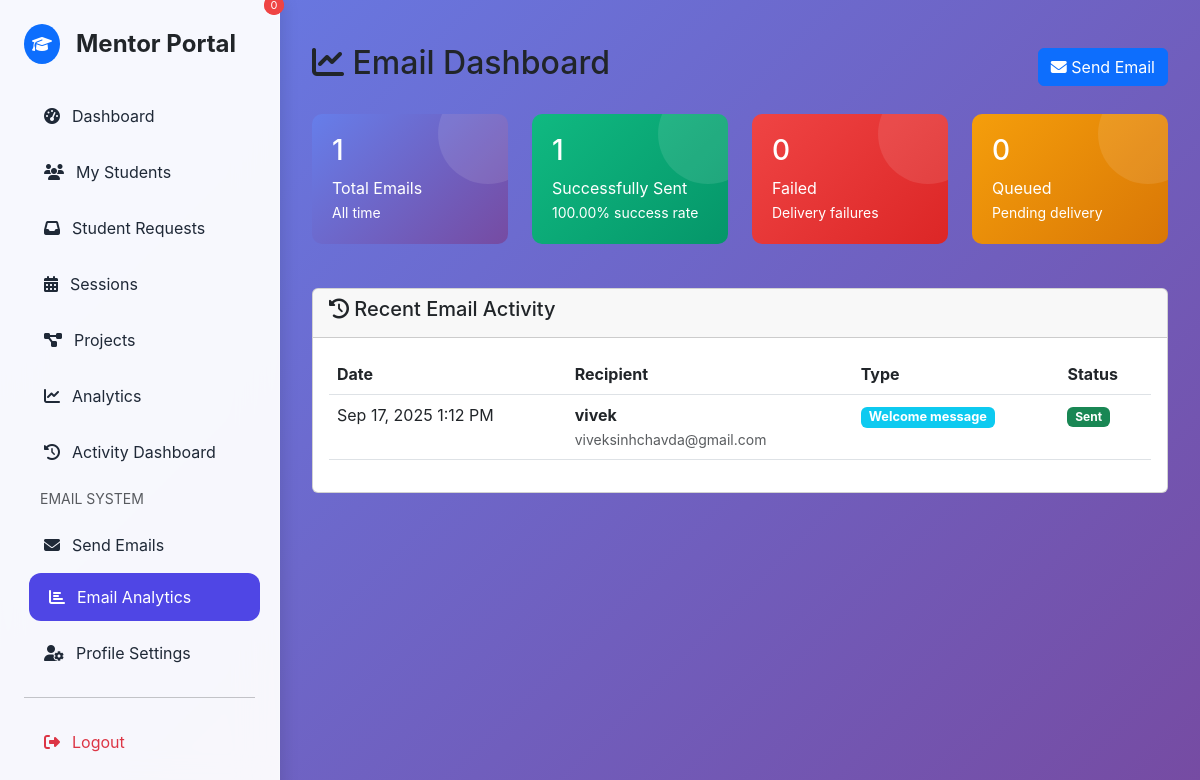
Page /mentor/email_dashboard.php (signed in) on the committed database.
### tables this page shows
CREATE TABLE `mentor_email_logs` (
                                     `id` int(11) NOT NULL,
                                     `mentor_id` int(11) NOT NULL,
                                     `recipient_id` int(11) NOT NULL,
                                     `email_type` enum('welcome_message','session_invitation','session_reminder','project_feedback','progress_update') NOT NULL,
                                     `status` enum('sent','failed') NOT NULL,
                                     `error_message` text DEFAULT NULL,
                                     `sent_at` timestamp NOT NULL DEFAULT current_timestamp()
);

CREATE TABLE `register` (
                            `id` int(11) NOT NULL,
                            `name` varchar(100) NOT NULL,
                            `email` varchar(100) NOT NULL,
                            `enrollment_number` varchar(50) NOT NULL,
                            `gr_number` varchar(50) NOT NULL,
                            `password` varchar(255) NOT NULL,
                            `about` varchar(500) NOT NULL,
                            `phone_no` varchar(20) DEFAULT NULL,
                            `department` varchar(100) DEFAULT NULL,
                            `passout_year` year(4) NOT NULL,
                            `user_image` text NOT NULL DEFAULT '',
                            `google_id` varchar(255) DEFAULT NULL,
                            `email_notifications` tinyint(1) DEFAULT 1,
                            `last_notification_sent` datetime DEFAULT NULL,
                            `github_token` text DEFAULT NULL,
                            `role` enum('student','mentor','admin') DEFAULT 'student',
                            `expertise` text DEFAULT NULL,
                            `mentor_rating` decimal(3,2) DEFAULT 0.00,
                            `is_available` tinyint(1) DEFAULT 1,
                            `github_username` varchar(100) DEFAULT NULL,
                            `github_profile_url` varchar(255) DEFAULT NULL,
                            `github_repos_count` int(11) DEFAULT 0,
                            `github_last_sync` timestamp NULL DEFAULT NULL
);

### mentor/email_dashboard.php (the view, shortened to what this page needs)
<?php
require_once '../Login/Login/db.php';
require_once 'mentor_layout.php';
$mentor_id = $_SESSION['mentor_id'];
$overall_stats = ['total_emails' => 0, 'sent_emails' => 0, 'failed_emails' => 0, 'success_rate' => 0];
$recent_emails = [];
$queue_stats = ['total_queued' => 0, 'pending' => 0, 'processing' => 0, 'failed_queued' => 0];
$table_check = $conn->query("SHOW TABLES LIKE 'mentor_email_logs'");
if ($table_check && $table_check->num_rows > 0) {
    try {
        $overall_query = "SELECT
                            COUNT(*) as total_emails,
                            SUM(CASE WHEN status = 'sent' THEN 1 ELSE 0 END) as sent_emails,
                            SUM(CASE WHEN status = 'failed' THEN 1 ELSE 0 END) as failed_emails,
                            ROUND(AVG(CASE WHEN status = 'sent' THEN 1 ELSE 0 END) * 100, 2) as success_rate
                          FROM mentor_email_logs
                          WHERE mentor_id = ?";
        $stmt = $conn->prepare($overall_query);
        $stmt->bind_param("i", $mentor_id);
        $stmt->execute();
        $overall_stats = $stmt->get_result()->fetch_assoc();
        $recent_query = "SELECT mel.*, r.name as recipient_name, r.email as recipient_email
                         FROM mentor_email_logs mel
                         JOIN register r ON mel.recipient_id = r.id
                         WHERE mel.mentor_id = ?
                         ORDER BY mel.sent_at DESC
                         LIMIT 20";
        $stmt = $conn->prepare($recent_query);
        $stmt->bind_param("i", $mentor_id);
        $stmt->execute();
        $recent_emails = $stmt->get_result()->fetch_all(MYSQLI_ASSOC);
    } catch (Exception $e) {
    }
}
?>
<div class="container mt-4">
    <div class="d-flex justify-content-between align-items-center mb-4">
        <h2><i class="fas fa-chart-line"></i> Email Dashboard</h2>
        <a href="send_email.php" class="btn btn-primary">
            <i class="fas fa-envelope"></i> Send Email
        </a>
    </div>
    <div class="row mb-4">
        <div class="col-md-3">
            <div class="stat-card">
                <h3><?= $overall_stats['total_emails'] ?></h3>
                <p class="mb-0">Total Emails</p>
                <small>All time</small>
            </div>
        </div>
        <div class="col-md-3">
            <div class="stat-card success">
                <h3><?= $overall_stats['sent_emails'] ?></h3>
                <p class="mb-0">Successfully Sent</p>
                <small><?= $overall_stats['success_rate'] ?>% success rate</small>
            </div>
        </div>
        <div class="col-md-3">
            <div class="stat-card danger">
                <h3><?= $overall_stats['failed_emails'] ?></h3>
                <p class="mb-0">Failed</p>
                <small>Delivery failures</small>
            </div>
        </div>
        <div class="col-md-3">
            <div class="stat-card warning">
                <h3><?= $queue_stats['pending'] ?></h3>
                <p class="mb-0">Queued</p>
                <small>Pending delivery</small>
            </div>
        </div>
    </div>
    <div class="card">
        <div class="card-header">
            <h5><i class="fas fa-history"></i> Recent Email Activity</h5>
        </div>
        <div class="card-body">
            <?php if (empty($recent_emails)): ?>
                <p class="text-muted">No recent email activity.</p>
                <a href="send_email.php" class="btn btn-primary">Send Your First Email</a>
            <?php else: ?>
                <div class="table-responsive">
                    <table class="table table-hover">
                        <thead>
                            <tr>
                                <th>Date</th>
                                <th>Recipient</th>
                                <th>Type</th>
                                <th>Status</th>
                            </tr>
                        </thead>
                        <tbody>
                            <?php foreach ($recent_emails as $email): ?>
                                <tr>
                                    <td><?= date('M j, Y g:i A', strtotime($email['sent_at'])) ?></td>
                                    <td>
                                        <strong><?= htmlspecialchars($email['recipient_name']) ?></strong><br>
                                        <small class="text-muted"><?= htmlspecialchars($email['recipient_email']) ?></small>
                                    </td>
                                    <td>
                                        <span class="badge email-type-badge bg-info">
                                            <?= ucfirst(str_replace('_', ' ', $email['email_type'])) ?>
                                        </span>
                                    </td>
                                    <td>
                                        <span class="badge bg-<?= $email['status'] === 'sent' ? 'success' : 'danger' ?>">
                                            <?= ucfirst($email['status']) ?>
                                        </span>
                                    </td>
                                </tr>
                            <?php endforeach; ?>
                        </tbody>
                    </table>
                </div>
            <?php endif; ?>
        </div>
    </div>
</div>

### rows in the picture
mentor_email_logs: sent_at "Sep 17, 2025 1:12 PM", recipient.name "vivek", recipient.email "viveksinhchavda@gmail.com", email_type "Welcome message", status "Sent"

### other values in the picture
$overall_stats['total_emails'] "1"
$overall_stats['sent_emails'] "1"
$overall_stats['success_rate'] "100.00"
$overall_stats['failed_emails'] "0"
$queue_stats['pending'] "0"
